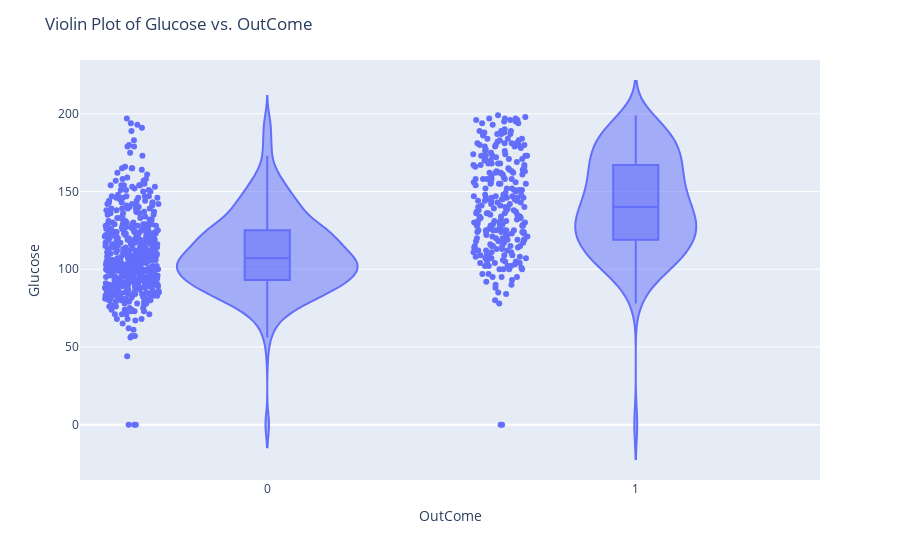

This figure's notebook cell:
### Code cell
import plotly.express as px

# Create the violin plot
fig = px.violin(df, x='Outcome', y='Glucose', box=True, points="all")

# Show the plot
fig.update_layout(
    title="Violin Plot of Glucose vs. OutCome",
    xaxis_title="OutCome",
    yaxis_title="Glucose"
)
fig.show()

### Figure 1 — Plotly figure (JSON) as saved in the notebook; plotly's stock layout.template omitted (floating-point values rounded to 4 significant figures; data arrays with more than 128 entries replaced by an {"elided": "..."} marker saying what was removed)
{"data": [{"alignmentgroup": "True", "box": {"visible": true}, "hovertemplate": "Outcome=%{x}<br>Glucose=%{y}<extra></extra>", "legendgroup": "", "marker": {"color": "#636efa"}, "name": "", "offsetgroup": "", "orientation": "v", "points": "all", "scalegroup": "True", "showlegend": false, "type": "violin", "x": {"elided": "768 int values"}, "x0": " ", "xaxis": "x", "y": {"elided": "768 int values"}, "y0": " ", "yaxis": "y"}], "layout": {"legend": {"tracegroupgap": 0}, "margin": {"t": 60}, "title": {"text": "Violin Plot of Glucose vs. OutCome"}, "violinmode": "group", "xaxis": {"anchor": "y", "domain": [0, 1], "title": {"text": "OutCome"}}, "yaxis": {"anchor": "x", "domain": [0, 1], "title": {"text": "Glucose"}}}}
